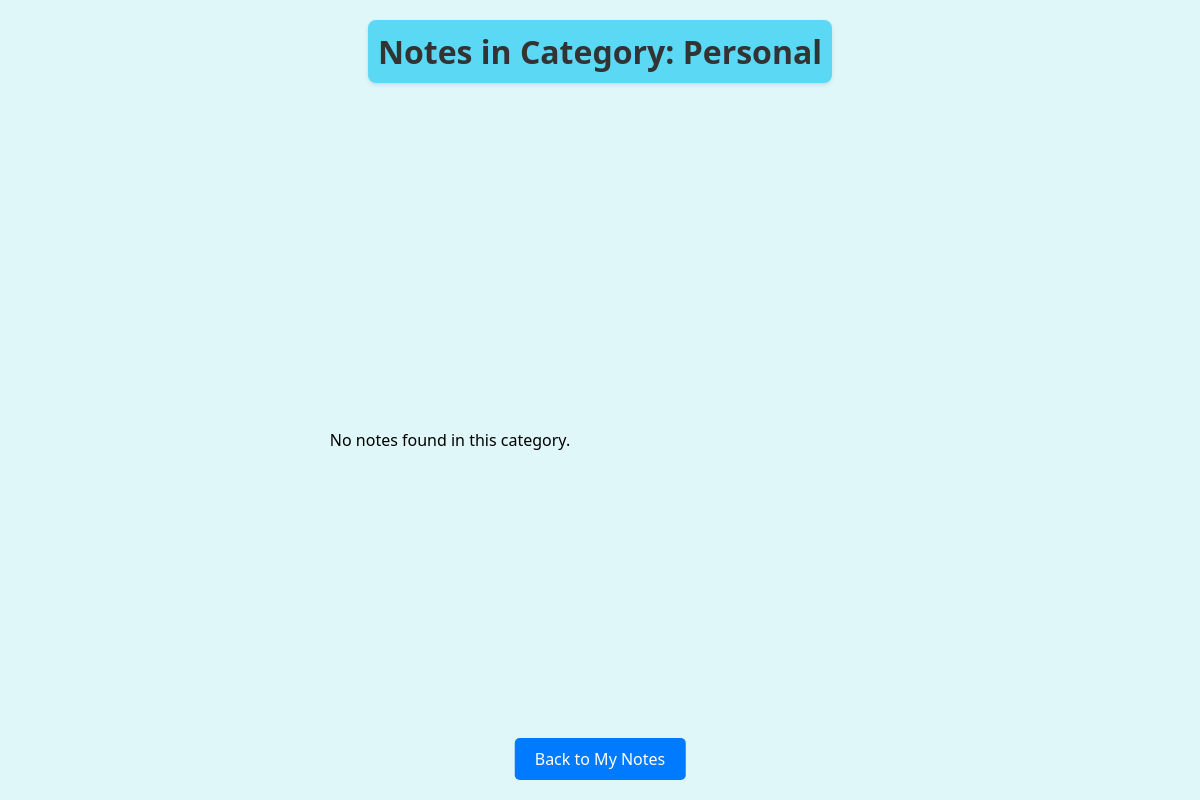
/category/Personal (signed in), run on an earlier commit of the app's database.
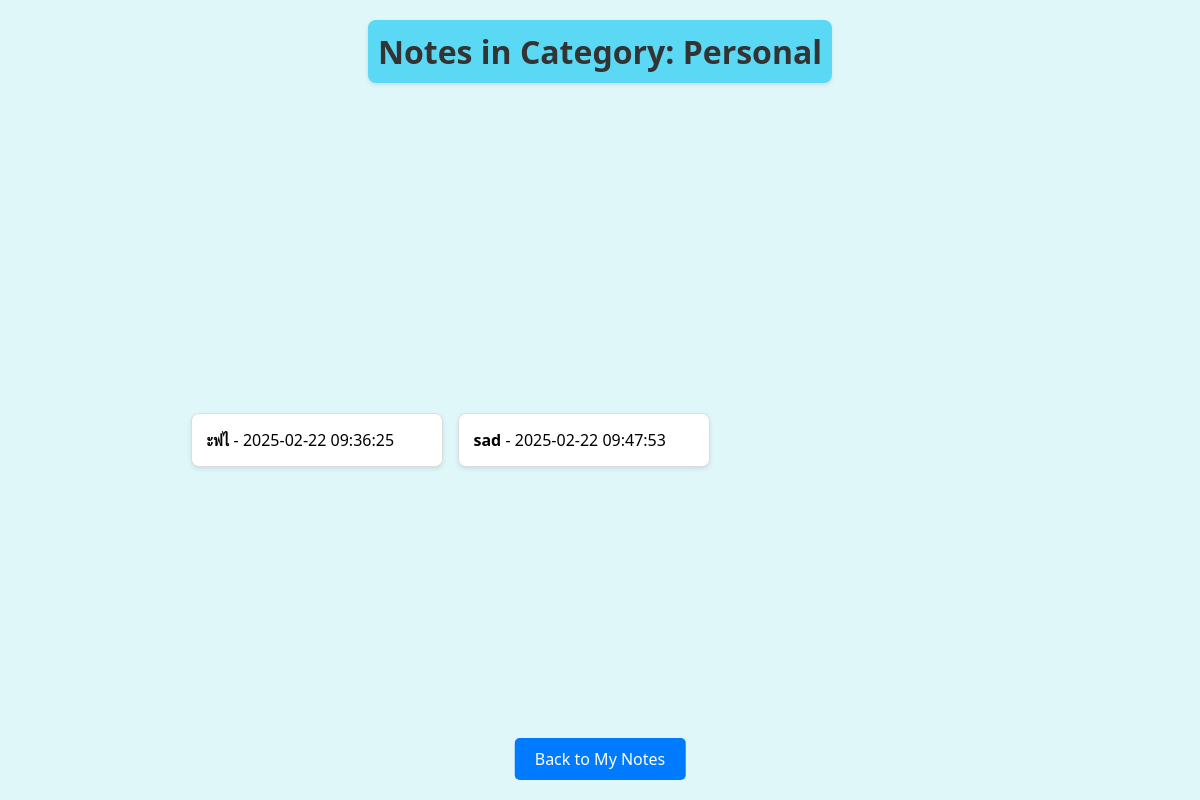
And on a later commit of the database.
### app.py (models this page shows)
class Note(db.Model):
    id = db.Column(db.Integer, primary_key=True)
    title = db.Column(db.String(100), nullable=False)
    content = db.Column(db.Text, nullable=False)
    category = db.Column(db.String(50))
    timestamp = db.Column(db.DateTime, default=db.func.current_timestamp())
    user_id = db.Column(db.Integer, db.ForeignKey('user.id'), nullable=False)
    user = db.relationship('User', backref=db.backref('notes', lazy=True))

### app.py (the view)
@app.route('/category/<string:category>')
@login_required
def notes_by_category(category):
    if not category:
        flash('Invalid category.', 'danger')
        return redirect(url_for('my_notes'))
    notes = Note.query.filter_by(user_id=current_user.id, category=category).all()
    if not notes:
        flash(f'No notes found in the {category} category.', 'info')
    return render_template('category_notes.html', notes=notes, category=category)

### app.py (called while the page is built)
@login_manager.user_loader
def load_user(user_id):
    return User.query.get(int(user_id))

### templates/category_notes.html (shortened to what this page needs)
<!DOCTYPE html>
<html lang="en">
<head>
</head>
<body>
    <div class="header">
        <h1>Notes in Category: {{ category }}</h1>
    </div>
    <div class="note-container">
        {% if notes %}
            {% for note in notes %}
                <div class="note" id="note-{{ note.id }}" onclick="toggleNoteDetails({{ note.id }})">
                    <strong>{{ note.title }}</strong> - {{ note.timestamp }}
                </div>
            {% endfor %}
        {% else %}
            <p>No notes found in this category.</p>
        {% endif %}
    </div>
    <a href="{{ url_for('my_notes') }}" class="back-link">Back to My Notes</a>
</body>
</html>

What changed in the data, as far as the page shows it:
added Note: title "ะฟไ", timestamp "2025-02-22 09:36:25"
added Note: title "sad", timestamp "2025-02-22 09:47:53"
Also different on the page:
text no longer shown: "No notes found in this category."
